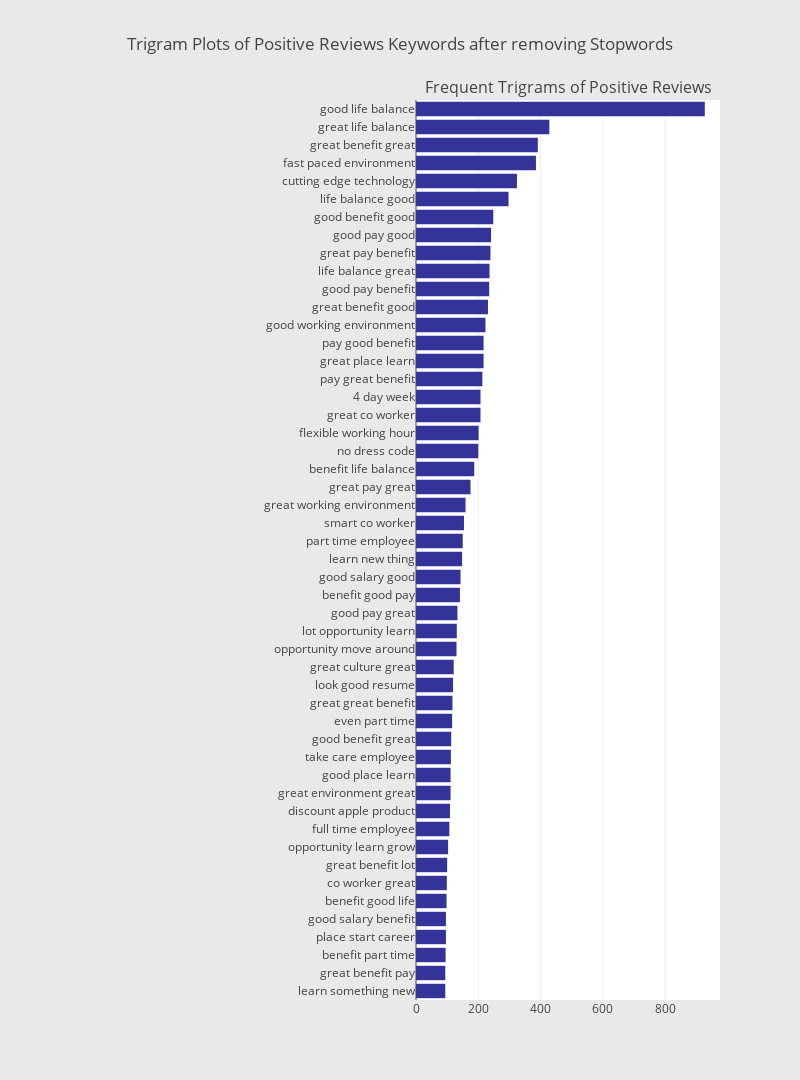

Here is the notebook cell this chart was saved with:
### Code cell
# Plotting the trigram plot (Pros)
trigram_dict = defaultdict(int)

for sentence in reviews_df["Reviews"]:
    if len(sentence) > 1:
        trigram = ngrams(sentence, 3)
        for gram in trigram:
            trigram_dict[" ".join([g for g in gram])] += 1
        
fd_sorted = pd.DataFrame(sorted(trigram_dict.items(), key=lambda x: x[1])[::-1])
fd_sorted.columns = ["word", "wordFreq"]
sym_3 = horizontal_bar_chart(fd_sorted.head(50), '#333399')
                             
fig = tools.make_subplots(
        rows=1, 
        cols=2, 
        vertical_spacing=0.04,
        horizontal_spacing=0.05,
        subplot_titles=["", "Frequent Trigrams of Positive Reviews"])
fig.append_trace(sym_3, 1, 2)
fig['layout'].update(
        height=1080, 
        width=800, 
        paper_bgcolor='rgb(233,233,233)', 
        title="Trigram Plots of Positive Reviews Keywords after removing Stopwords")
plotly.offline.iplot(fig) # jupyter notebook only

### Figure 1 — Plotly figure (JSON) as saved in the notebook; plotly's stock layout.template omitted (floating-point values rounded to 4 significant figures)
{"data": [{"marker": {"color": "#333399"}, "orientation": "h", "showlegend": false, "type": "bar", "uid": "6da09f81-75b3-4933-8eee-75728ff41735", "x": [94, 94, 95, 96, 96, 98, 99, 100, 103, 107, 109, 111, 111, 112, 113, 116, 117, 119, 121, 130, 131, 133, 141, 143, 148, 150, 154, 159, 175, 187, 200, 201, 207, 207, 213, 217, 217, 223, 231, 235, 236, 239, 241, 248, 297, 324, 385, 391, 428, 927], "xaxis": "x2", "y": ["learn something new", "great benefit pay", "benefit part time", "place start career", "good salary benefit", "benefit good life", "co worker great", "great benefit lot", "opportunity learn grow", "full time employee", "discount apple product", "great environment great", "good place learn", "take care employee", "good benefit great", "even part time", "great great benefit", "look good resume", "great culture great", "opportunity move around", "lot opportunity learn", "good pay great", "benefit good pay", "good salary good", "learn new thing", "part time employee", "smart co worker", "great working environment", "great pay great", "benefit life balance", "no dress code", "flexible working hour", "great co worker", "4 day week", "pay great benefit", "great place learn", "pay good benefit", "good working environment", "great benefit good", "good pay benefit", "life balance great", "great pay benefit", "good pay good", "good benefit good", "life balance good", "cutting edge technology", "fast paced environment", "great benefit great", "great life balance", "good life balance"], "yaxis": "y2"}], "layout": {"annotations": [{"font": {"size": 16}, "showarrow": false, "text": "Frequent Trigrams of Positive Reviews", "x": 0.7625, "xanchor": "center", "xref": "paper", "y": 1, "yanchor": "bottom", "yref": "paper"}], "height": 1080, "paper_bgcolor": "rgb(233,233,233)", "title": {"text": "Trigram Plots of Positive Reviews Keywords after removing Stopwords"}, "width": 800, "xaxis": {"anchor": "y", "domain": [0, 0.475]}, "xaxis2": {"anchor": "y2", "domain": [0.525, 1]}, "yaxis": {"anchor": "x", "domain": [0, 1]}, "yaxis2": {"anchor": "x2", "domain": [0, 1]}}}
